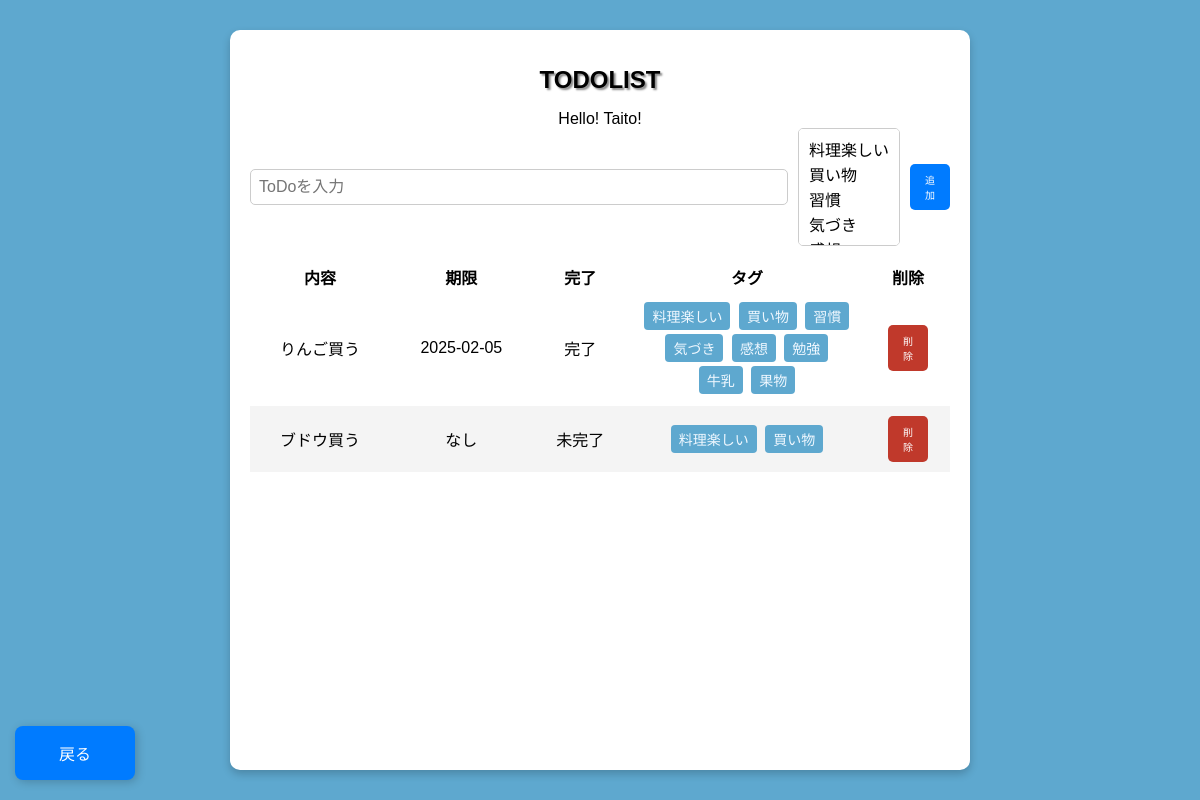
Screenshot of /todo with the database file from the repository.
### app/database/table/models.py (models this page shows)
class Todo(Base):
    __tablename__ = 'todo'
    __table_args__ = {
        'comment': 'todoの内容を管理するテーブル'
    }
    id   = Column('todo_id', Integer, primary_key=True, autoincrement=True)
    box  = Column('box', String(200), nullable=False)
    date = Column('date', Date, nullable=True)  # 現在時刻をデフォルトに設定
    completed = Column('completed', Boolean, default=False)
    settings = relationship("Set", back_populates="todo", cascade="all, delete-orphan")

class Tag(Base):
    __tablename__ = 'tag'
    __table_args__ = {
        'comment': 'tagの内容を管理するテーブル'
    }
    id   = Column('tag_id', Integer, primary_key=True, autoincrement=True)
    desc = Column('description', String(200), nullable=False)
    settings = relationship("Set", back_populates="tag", cascade="all, delete-orphan")

### app/routes/todo.py (the view)
@router.get("/todo")
async def read_todolist(request: Request):
    tag_list = db.query(Tag).all()
    todo_list = db.query(Todo).all()
    todo_list_with_tags = []
    for todo in todo_list:
        set_tags = (
            db.query(Tag.desc)
            .join(Set, Set.tag_id == Tag.id)
            .filter(Set.todo_id == todo.id)
            .all()
        )
        tag_descs = [set_tag.desc for set_tag in set_tags]
        todo_list_with_tags.append({
            "todo": todo,
            "set_tag_descs": tag_descs
        })
    db.close()
    return templates.TemplateResponse("todolist.html", {
        "request": request,
        "name": "Taito!",
        "todo_list": todo_list_with_tags,
        "tag_list": tag_list,
    })

### app/templates/todolist.html (shortened to what this page needs)
{%- extends "layout.html" %}
{%- block content %}
    <form id="todo-form" class="todo-form" method="POST" action="/todo">
        <input type="text" id="todo-input" class="todo-input" placeholder="ToDoを入力" name="box" required>
        <select id="tag-select" class="tag-select" name="tag" multiple>
            {% for tag in tag_list %}
                <option value="{{ tag.id }}">{{ tag.desc }}</option>
            {% endfor %}
        </select>
        <button type="submit" class="add-button">追加</button>
    </form>
    <br>
    <table style="border-collapse: separate; border-spacing: 0;">
        <thead>
            <tr>
                <th>内容</th>
                <th>期限</th>
                <th>完了</th>
                <th>タグ</th>
                <th>削除</th>
            </tr>
        </thead>
        <tbody id="todo-list">
            {% for item in todo_list %}
            <tr>
                <td>
                    <a href="/todo/{{ item.todo.id }}" style="color: black; text-decoration: none;">
                        {{ item.todo.box }}
                    </a>
                </td>
                <td>{{ item.todo.date if item.todo.date else 'なし' }}</td>
                <td>{{ '完了' if item.todo.completed else '未完了' }}</td>
                <td class="listtags-column">
                    {% if item.set_tag_descs %}
                        {% for tag_desc in item.set_tag_descs %}
                            <span class="tag_desc">{{ tag_desc }}</span>
                        {% endfor %}
                    {% else %}
                        なし
                    {% endif %}
                </td>
                <td>
                    <button onclick="deleteTodo('{{ item.todo.id }}')" class="remove-btn">
                        削除
                    </button>
                </td>
            </tr>
            {% endfor %}
        </tbody>
    </table>
    <a href="/" class="back-button">戻る</a>
{%- endblock %}

### app/templates/layout.html (shortened to what this page needs)
<!DOCTYPE html>
<html lang="ja">
<head>
    <link rel="stylesheet" href="/app/static/css/styles.css">
</head>
<body>
    <div class="background">
        <h1>TODOLIST</h1>
        <div style="display: flex; flex-direction: column; min-height: 80vh">
            <div class="container">
                Hello! {{ name }}
            </div>
        {%- block content %}{% endblock %}
        </div>
    </div>
</body>
</html>

### app/static/css/styles.css (style rules this page uses)
body { font-family: Arial, sans-serif; background-color: #5ea8cf; display: flex; justify-content: center; align-items: center; height: 100vh; margin: 0; }
.background { background: white; padding: 20px; border-radius: 10px; box-shadow: 0 4px 8px rgba(0, 0, 0, 0.2); text-align: center; width: 700px; }
h1 { font-size: 24px; font-weight: bold; text-shadow: 2px 2px 2px #888; }
input { flex: 1; padding: 10px; border: 2px solid #ccc; border-radius: 5px; font-size: 16px; }
button { background-color: #3498db; color: white; border: none; padding: 10px; cursor: pointer; border-radius: 5px; font-size: 20px; width: 40px; }
.remove-btn { padding: 8px 15px; font-size: 10px; background-color: #c0392b; color: white; border: none; border-radius: 5px; cursor: pointer; transition: background-color 0.3s ease; }
.back-button { text-decoration: none; position: fixed; bottom: 20px; left: 15px; width: 40px; background-color: #007bff; color: white; border: none; padding: 15px 40px; border-radius: 8px; font-size: 16px; cursor: pointer; box-shadow: 2px 2px 10px rgba(0, 0, 0, 0.2); transition: background-color 0.3s ease; display: flex; align-items: center; justify-content: center; }
.todo-form { display: flex; align-items: center; gap: 10px; }
.todo-input, .tag-select { padding: 8px; font-size: 16px; border: 1px solid #ccc; border-radius: 5px; }
.add-button { padding: 8px 15px; font-size: 10px; background-color: #007bff; color: white; border: none; border-radius: 5px; cursor: pointer; transition: background-color 0.3s ease; }
table { width: 100%; border-spacing: 0; }
#todo-list tr:nth-child(even) { background-color: #f4f4f4; }
#todo-list tr:nth-child(odd) { background-color: #ffffff; }
#todo-list tr { border-bottom: 1px solid #ccc; }
#todo-list tr:last-child { border-bottom: none; }
td { padding: 10px; }
.tag_desc { display: inline-block; background-color: #5ea8cf; color: aliceblue; padding: 4px 8px; margin: 2px; border-radius: 4px; font-size: 14px; }
td.listtags-column { max-width: 150px; overflow: hidden; text-overflow: ellipsis; }

### rows the page displays
Todo: todo.box "りんご買う", todo "2025-02-05", completed "完了"
Tag: {{ tag.id }} 2 (drawn), description "料理楽しい"
Tag: {{ tag.id }} 3 (drawn), description "買い物"
Tag: {{ tag.id }} 4 (drawn), description "習慣"
Tag: {{ tag.id }} 5 (drawn), description "気づき"
Tag: {{ tag.id }} 6 (drawn), description "感想"
Tag: description "勉強"
Tag: description "牛乳"
Tag: description "果物"
Todo: todo.box "ブドウ買う", todo "なし", completed "未完了"

### other values shown
{{ name }} "Taito!"
